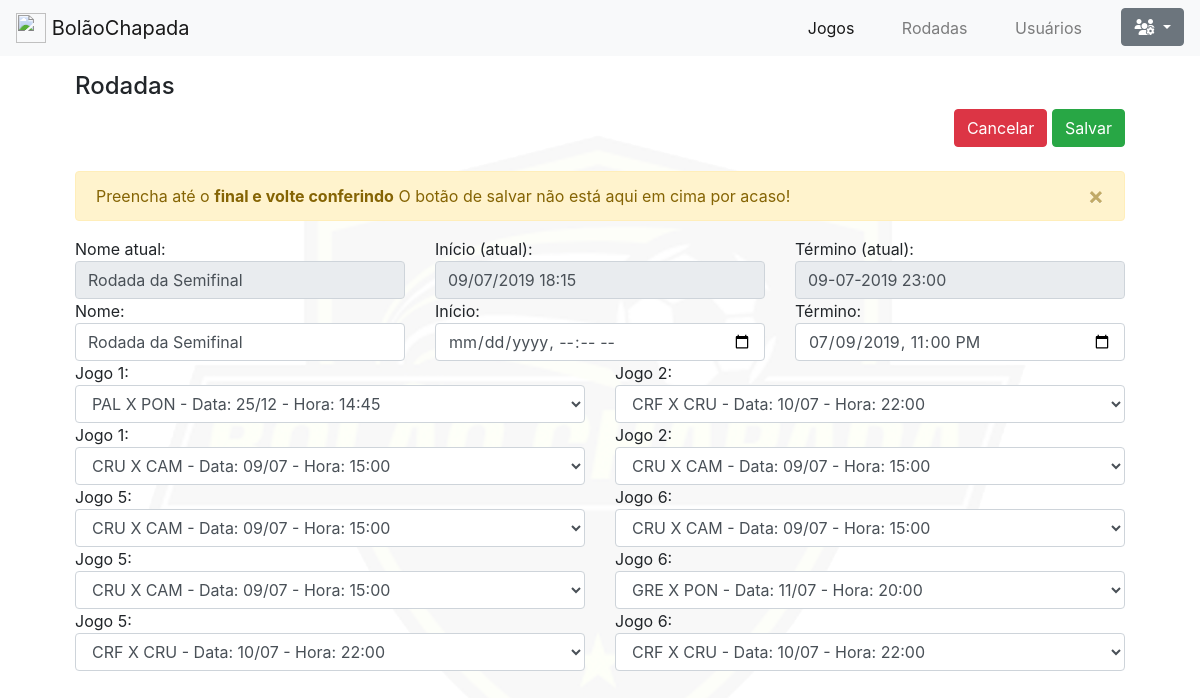
/web/dashboard/rodadas/ver.php?id=2, run on the app's committed database.
### tables this page shows
CREATE TABLE `rodada` (
  `id` int(11) NOT NULL,
  `nome` varchar(250) DEFAULT NULL,
  `dataInicio` datetime DEFAULT NULL,
  `dataTermino` datetime DEFAULT NULL,
  `jogoA` varchar(20) DEFAULT NULL,
  `jogoB` varchar(20) DEFAULT NULL,
  `jogoC` varchar(20) DEFAULT NULL,
  `jogoD` varchar(20) DEFAULT NULL,
  `jogoE` varchar(20) DEFAULT NULL,
  `jogoF` varchar(20) DEFAULT NULL,
  `jogoG` varchar(20) DEFAULT NULL,
  `jogoH` varchar(20) DEFAULT NULL,
  `jogoI` varchar(20) DEFAULT NULL,
  `jogoJ` varchar(20) DEFAULT NULL
);

CREATE TABLE `jogos` (
  `id` int(11) NOT NULL,
  `timeA` varchar(5) DEFAULT NULL,
  `nomeTimeA` varchar(200) DEFAULT NULL,
  `placarA` varchar(5) DEFAULT NULL,
  `timeB` varchar(5) DEFAULT NULL,
  `nomeTimeB` varchar(200) DEFAULT NULL,
  `placarB` varchar(5) DEFAULT NULL,
  `local` varchar(250) DEFAULT NULL,
  `data` date DEFAULT NULL,
  `hora` time DEFAULT NULL,
  `alterado` tinyint(1) DEFAULT NULL
);

### web/dashboard/rodadas/ver.php (the view, shortened to what this page needs)
<?php require('../_header.php'); ?>
<link rel="stylesheet" type="text/css" href="../css/dashboard.css">
<?php require('../_navegar.php'); ?>
<div class="container-fluid" style="width: 90% !important;">
<br>
<br>
<br>
<form method="post">
	<div class="header_FlexInicio">
		<h4>Rodadas</h4>
	</div>
	<div class="header_flexFinal">
		<a href="index.php" class="btn btn-danger">Cancelar</a> &nbsp;
		<button type="submit" class="btn btn-success">Salvar</button>
	</div>
	<br>
	<div class="row">
		<div class="col">
			<?php $dadosGravados = false;
			if ($dadosGravados == false) {
			?>
			<div class="alert alert-warning alert-dismissible fade show" role="alert">
				Preencha até o <strong>final e volte conferindo</strong> O botão de salvar não está aqui em cima por acaso!
			  	<button type="button" class="close" data-dismiss="alert" aria-label="Close">
			    	<span aria-hidden="true">&times;</span>
			 	</button>
			</div>
			<?php }elseif($dadosGravados == true){ ?>
				<div class="alert alert-success" role="alert">
				  Sua rodada foi gravada com sucesso <a href="index.php" class="success-link">clique aqui</a> para visualizar.
				</div>
			<?php } ?>
		</div>
	</div>
	<?php
		$id = $_GET['id'];
		$sql = "SELECT * FROM rodada WHERE id = $id";
		$qry = mysqli_query($conecta, $sql);
		$resultado = mysqli_fetch_assoc($qry);
		$dataInicial = date( 'd/m/Y', strtotime($resultado["dataInicio"]));
		$horaInicial = date( 'H:i', strtotime($resultado["dataInicio"]));
		$dataFinal = date( 'd-m-Y', strtotime($resultado["dataTermino"]));
		$horaFinal = date('H:i', strtotime($resultado["dataTermino"]));
	?>
	<div class="row">
		<div class="col-md-4">
			Nome atual:
			<input type="text" name="nome" class="form-control" maxlength="250" minlength="5" value="<?php echo $resultado['nome'] ?>" readonly>
		</div>
		<div class="col-md-4">
			Início (atual):
			<input type="text" name="dataInicio" class="form-control" value="<?php echo $dataInicial.' '.$horaInicial ?>" readonly >
		</div>
		<div class="col-md-4">
			Término (atual):
			<input type="text" name="dataTermino" class="form-control" value="<?php echo $dataFinal.' '.$horaFinal ?>" readonly>
		</div>
	</div>
	<div class="row">
		<div class="col-md-4">
			Nome:
			<input type="text" name="nome" class="form-control" maxlength="250" minlength="5" value="<?php echo $resultado['nome'] ?>" required>
		</div>
		<div class="col-md-4">
			Início:
			<input type="datetime-local" name="dataInicio" class="form-control" value="<?php echo $dataInicial.' '.$horaInicial ?>" >
		</div>
		<div class="col-md-4">
			Término:
			<input type="datetime-local" name="dataTermino" class="form-control" value="<?php echo $resultado['dataTermino'] ?>">
		</div>
	</div>
	<div class="row">
		<div class="col-md-6">
			Jogo 1:
			<?php
				if (empty($resultado["jogoA"])) {
			?>
				<select name="jogoA" class="form-control" required>
					<option value="" selected disabled hidden>Selecione...</option>
					<?php
						$sql = "SELECT * FROM jogos ORDER BY data DESC";
						$exibe = mysqli_query($conecta, $sql);
						while ($row = mysqli_fetch_assoc($exibe)){
							$data = date( 'd/m', strtotime($row['data']));
							$hora = date( 'H:i', strtotime($row['hora']));
							echo("<option value='".$row['id']."'>".$row['timeA']." X ".$row['timeB']." - Data: ".$data." - Hora: ".$hora."</option>");
						}
					?>
				</select>
			<?php
				}else{
			?>
				<select name="jogoA" class="form-control" required>
					<?php
						$select = "SELECT * FROM jogos where id = ".$resultado["jogoA"].".";
						$exibir = mysqli_query($conecta, $select);
						$linha = mysqli_fetch_assoc($exibir);
						$data = date( 'd/m', strtotime($linha['data']));
						$hora = date( 'H:i', strtotime($linha['hora']));
					?>
					<option value="" selected disabled hidden><?php echo $linha['timeA']." X ".$linha['timeB']." - Data: ".$data." - Hora: ".$hora ?></option>
				</select>
			<?php
				}
			?>
		</div>
		<div class="col-md-6">
			Jogo 2:
			<?php
				if (empty($resultado["jogoB"])) {
			?>
				<select name="jogoB" class="form-control" required>
					<option value="" selected disabled hidden>Selecione...</option>
					<?php
						$sql = "SELECT * FROM jogos ORDER BY data DESC";
						$exibe = mysqli_query($conecta, $sql);
						while ($row = mysqli_fetch_assoc($exibe)){
							$data = date( 'd/m', strtotime($row['data']));
							$hora = date( 'H:i', strtotime($row['hora']));
							echo("<option value='".$row['id']."'>".$row['timeA']." X ".$row['timeB']." - Data: ".$data." - Hora: ".$hora."</option>");
						}
					?>
				</select>
			<?php
				}else{
			?>
				<select name="jogoB" class="form-control" required>
					<?php
						$select = "SELECT * FROM jogos where id = ".$resultado["jogoB"].".";
						$exibir = mysqli_query($conecta, $select);
						$linha = mysqli_fetch_assoc($exibir);
						$data = date( 'd/m', strtotime($linha['data']));
						$hora = date( 'H:i', strtotime($linha['hora']));
					?>
					<option value="" selected disabled hidden><?php echo $linha['timeA']." X ".$linha['timeB']." - Data: ".$data." - Hora: ".$hora ?></option>
				</select>
			<?php
				}
			?>
		</div>
	</div>
	<div class="row">
		<div class="col-md-6">
			Jogo 1:
			<?php
				if (empty($resultado["jogoC"])) {
			?>
				<select name="jogoC" class="form-control" required>
					<option value="" selected disabled hidden>Selecione...</option>
					<?php
						$sql = "SELECT * FROM jogos ORDER BY data DESC";
						$exibe = mysqli_query($conecta, $sql);
						while ($row = mysqli_fetch_assoc($exibe)){
							$data = date( 'd/m', strtotime($row['data']));
							$hora = date( 'H:i', strtotime($row['hora']));
							echo("<option value='".$row['id']."'>".$row['timeA']." X ".$row['timeB']." - Data: ".$data." - Hora: ".$hora."</option>");
						}
					?>
				</select>
			<?php
				}else{
			?>
				<select name="jogoC" class="form-control" required>
					<?php
						$select = "SELECT * FROM jogos where id = ".$resultado["jogoC"].".";
						$exibir = mysqli_query($conecta, $select);
						$linha = mysqli_fetch_assoc($exibir);
						$data = date( 'd/m', strtotime($linha['data']));
						$hora = date( 'H:i', strtotime($linha['hora']));
					?>
					<option value="" selected disabled hidden><?php echo $linha['timeA']." X ".$linha['timeB']." - Data: ".$data." - Hora: ".$hora ?></option>
				</select>
			<?php
				}
			?>
		</div>
		<div class="col-md-6">
			Jogo 2:
			<?php
				if (empty($resultado["jogoD"])) {
			?>
				<select name="jogoD" class="form-control" required>
					<option value="" selected disabled hidden>Selecione...</option>
					<?php
						$sql = "SELECT * FROM jogos ORDER BY data DESC";
						$exibe = mysqli_query($conecta, $sql);
						while ($row = mysqli_fetch_assoc($exibe)){
							$data = date( 'd/m', strtotime($row['data']));
							$hora = date( 'H:i', strtotime($row['hora']));
							echo("<option value='".$row['id']."'>".$row['timeA']." X ".$row['timeB']." - Data: ".$data." - Hora: ".$hora."</option>");
						}
					?>
				</select>
			<?php
				}else{
			?>
				<select name="jogoD" class="form-control" required>
					<?php
						$select = "SELECT * FROM jogos where id = ".$resultado["jogoD"].".";
						$exibir = mysqli_query($conecta, $select);
						$linha = mysqli_fetch_assoc($exibir);
						$data = date( 'd/m', strtotime($linha['data']));
						$hora = date( 'H:i', strtotime($linha['hora']));
					?>
					<option value="" selected disabled hidden><?php echo $linha['timeA']." X ".$linha['timeB']." - Data: ".$data." - Hora: ".$hora ?></option>
				</select>
			<?php
				}
			?>
		</div>
	</div>
	<div class="row">
		<div class="col-md-6">
			Jogo 5:
			<?php
				if (empty($resultado["jogoE"])) {
			?>
				<select name="jogoE" class="form-control" required>
					<option value="" selected disabled hidden>Selecione...</option>
					<?php
						$sql = "SELECT * FROM jogos ORDER BY data DESC";
						$exibe = mysqli_query($conecta, $sql);
						while ($row = mysqli_fetch_assoc($exibe)){
							$data = date( 'd/m', strtotime($row['data']));
							$hora = date( 'H:i', strtotime($row['hora']));
							echo("<option value='".$row['id']."'>".$row['timeA']." X ".$row['timeB']." - Data: ".$data." - Hora: ".$hora."</option>");
						}
					?>
				</select>
			<?php
				}else{
			?>
				<select name="jogoE" class="form-control" required>
					<?php
						$select = "SELECT * FROM jogos where id = ".$resultado["jogoE"].".";
						$exibir = mysqli_query($conecta, $select);
						$linha = mysqli_fetch_assoc($exibir);
						$data = date( 'd/m', strtotime($linha['data']));
						$hora = date( 'H:i', strtotime($linha['hora']));
					?>
					<option value="" selected disabled hidden><?php echo $linha['timeA']." X ".$linha['timeB']." - Data: ".$data." - Hora: ".$hora ?></option>
				</select>
			<?php
				}
			?>
		</div>
		<div class="col-md-6">
			Jogo 6:
			<?php
				if (empty($resultado["jogoF"])) {
			?>
				<select name="jogoF" class="form-control" required>
					<option value="" selected disabled hidden>Selecione...</option>
					<?php
						$sql = "SELECT * FROM jogos ORDER BY data DESC";
						$exibe = mysqli_query($conecta, $sql);
						while ($row = mysqli_fetch_assoc($exibe)){
							$data = date( 'd/m', strtotime($row['data']));
							$hora = date( 'H:i', strtotime($row['hora']));
							echo("<option value='".$row['id']."'>".$row['timeA']." X ".$row['timeB']." - Data: ".$data." - Hora: ".$hora."</option>");
						}
					?>
				</select>
			<?php
				}else{
			?>
				<select name="jogoF" class="form-control" required>
					<?php
						$select = "SELECT * FROM jogos where id = ".$resultado["jogoF"].".";
						$exibir = mysqli_query($conecta, $select);
						$linha = mysqli_fetch_assoc($exibir);
						$data = date( 'd/m', strtotime($linha['data']));
						$hora = date( 'H:i', strtotime($linha['hora']));
					?>
					<option value="" selected disabled hidden><?php echo $linha['timeA']." X ".$linha['timeB']." - Data: ".$data." - Hora: ".$hora ?></option>
				</select>
			<?php
				}
			?>
		</div>
	</div>
	<div class="row">
		<div class="col-md-6">
			Jogo 5:
			<?php
				if (empty($resultado["jogoG"])) {
			?>
				<select name="jogoG" class="form-control" required>
					<option value="" selected disabled hidden>Selecione...</option>
					<?php
						$sql = "SELECT * FROM jogos ORDER BY data DESC";
						$exibe = mysqli_query($conecta, $sql);
						while ($row = mysqli_fetch_assoc($exibe)){
							$data = date( 'd/m', strtotime($row['data']));
							$hora = date( 'H:i', strtotime($row['hora']));
							echo("<option value='".$row['id']."'>".$row['timeA']." X ".$row['timeB']." - Data: ".$data." - Hora: ".$hora."</option>");
						}
					?>
				</select>
			<?php
				}else{
			?>
				<select name="jogoG" class="form-control" required>
					<?php
						$select = "SELECT * FROM jogos where id = ".$resultado["jogoG"].".";
						$exibir = mysqli_query($conecta, $select);
						$linha = mysqli_fetch_assoc($exibir);
						$data = date( 'd/m', strtotime($linha['data']));
						$hora = date( 'H:i', strtotime($linha['hora']));
					?>
					<option value="" selected disabled hidden><?php echo $linha['timeA']." X ".$linha['timeB']." - Data: ".$data." - Hora: ".$hora ?></option>
				</select>
			<?php
				}
			?>
		</div>
		<div class="col-md-6">
			Jogo 6:
			<?php
				if (empty($resultado["jogoH"])) {
			?>
				<select name="jogoH" class="form-control" required>
					<option value="" selected disabled hidden>Selecione...</option>
					<?php
						$sql = "SELECT * FROM jogos ORDER BY data DESC";
						$exibe = mysqli_query($conecta, $sql);
						while ($row = mysqli_fetch_assoc($exibe)){
							$data = date( 'd/m', strtotime($row['data']));
							$hora = date( 'H:i', strtotime($row['hora']));
							echo("<option value='".$row['id']."'>".$row['timeA']." X ".$row['timeB']." - Data: ".$data." - Hora: ".$hora."</option>");
						}
					?>
				</select>
			<?php
				}else{
			?>
				<select name="jogoH" class="form-control" required>
					<?php
						$select = "SELECT * FROM jogos where id = ".$resultado["jogoH"].".";
						$exibir = mysqli_query($conecta, $select);
						$linha = mysqli_fetch_assoc($exibir);
						$data = date( 'd/m', strtotime($linha['data']));
						$hora = date( 'H:i', strtotime($linha['hora']));
					?>
					<option value="" selected disabled hidden><?php echo $linha['timeA']." X ".$linha['timeB']." - Data: ".$data." - Hora: ".$hora ?></option>
				</select>
			<?php
				}
			?>
		</div>
	</div>
	<div class="row">
		<div class="col-md-6">
			Jogo 5:
			<?php
				if (empty($resultado["jogoI"])) {
			?>
				<select name="jogoI" class="form-control" required>
					<option value="" selected disabled hidden>Selecione...</option>
					<?php
						$sql = "SELECT * FROM jogos ORDER BY data DESC";
						$exibe = mysqli_query($conecta, $sql);
						while ($row = mysqli_fetch_assoc($exibe)){
							$data = date( 'd/m', strtotime($row['data']));
							$hora = date( 'H:i', strtotime($row['hora']));
							echo("<option value='".$row['id']."'>".$row['timeA']." X ".$row['timeB']." - Data: ".$data." - Hora: ".$hora."</option>");
						}
					?>
				</select>
			<?php
				}else{
			?>
				<select name="jogoI" class="form-control" required>
					<?php
						$select = "SELECT * FROM jogos where id = ".$resultado["jogoI"].".";
						$exibir = mysqli_query($conecta, $select);
						$linha = mysqli_fetch_assoc($exibir);
						$data = date( 'd/m', strtotime($linha['data']));
						$hora = date( 'H:i', strtotime($linha['hora']));
					?>
					<option value="" selected disabled hidden><?php echo $linha['timeA']." X ".$linha['timeB']." - Data: ".$data." - Hora: ".$hora ?></option>
				</select>
			<?php
				}
			?>
		</div>
		<div class="col-md-6">
			Jogo 6:
			<?php
				if (empty($resultado["jogoJ"])) {
			?>
				<select name="jogoJ" class="form-control" required>
					<option value="" selected disabled hidden>Selecione...</option>
					<?php
						$sql = "SELECT * FROM jogos ORDER BY data DESC";
						$exibe = mysqli_query($conecta, $sql);
						while ($row = mysqli_fetch_assoc($exibe)){
							$data = date( 'd/m', strtotime($row['data']));
							$hora = date( 'H:i', strtotime($row['hora']));
							echo("<option value='".$row['id']."'>".$row['timeA']." X ".$row['timeB']." - Data: ".$data." - Hora: ".$hora."</option>");
						}
					?>
				</select>
			<?php
				}else{
			?>
				<select name="jogoJ" class="form-control" required>
					<?php
						$select = "SELECT * FROM jogos where id = ".$resultado["jogoJ"].".";
						$exibir = mysqli_query($conecta, $select);
						$linha = mysqli_fetch_assoc($exibir);
						$data = date( 'd/m', strtotime($linha['data']));
						$hora = date( 'H:i', strtotime($linha['hora']));
					?>
					<option value="" selected disabled hidden><?php echo $linha['timeA']." X ".$linha['timeB']." - Data: ".$data." - Hora: ".$hora ?></option>
				</select>
			<?php
				}
			?>
		</div>
	</div>
</form>
<?php require('../_footer.php'); ?>

### web/dashboard/css/dashboard.css (style rules this page uses)
.header_flexFinal { display: flex; justify-content: flex-end; }

### data on the page
rodada: nome "Rodada da Semifinal", dataInicio "09/07/2019 18:15", dataTermino "09-07-2019 23:00", dataTermino "07/09/2019 23:00"
jogos: jogoA "PAL X PON - Data: 25/12 - Hora: 14:45"
jogos: jogoB "CRF X CRU - Data: 10/07 - Hora: 22:00", jogoI "CRF X CRU - Data: 10/07 - Hora: 22:00", jogoJ "CRF X CRU - Data: 10/07 - Hora: 22:00"
jogos: jogoC "CRU X CAM - Data: 09/07 - Hora: 15:00", jogoD "CRU X CAM - Data: 09/07 - Hora: 15:00", jogoE "CRU X CAM - Data: 09/07 - Hora: 15:00", jogoF "CRU X CAM - Data: 09/07 - Hora: 15:00", jogoG "CRU X CAM - Data: 09/07 - Hora: 15:00"
jogos: jogoH "GRE X PON - Data: 11/07 - Hora: 20:00"
